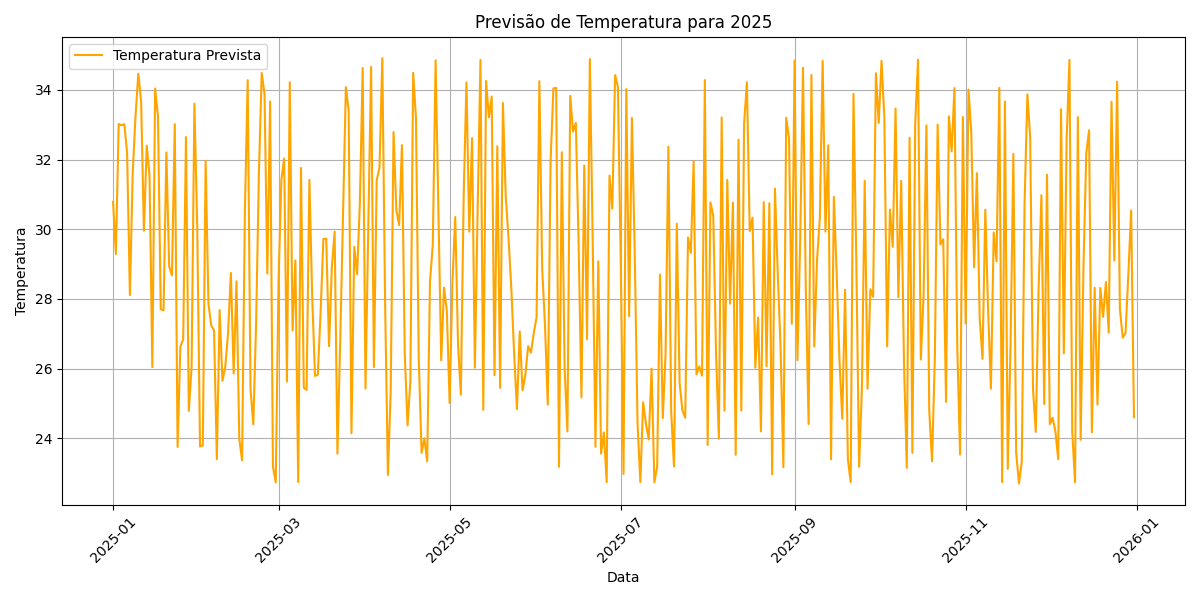

Python code for this plot:
import pandas as pd
from sklearn.model_selection import train_test_split
from sklearn.linear_model import LinearRegression
import numpy as np
import matplotlib.pyplot as plt

# Carregar os dados do arquivo Excel
df = pd.read_excel('dados.xlsx')

# Remover espaços em branco nos nomes das colunas
df.columns = df.columns.str.strip()

# Remover linhas com NaN nas colunas relevantes
df = df.dropna(subset=['Dia', 'Umidade', 'Velocidade do Vento', 'Temperatura'])

# Garantir que a coluna 'Dia' seja do tipo numérico
df['Dia'] = pd.to_numeric(df['Dia'], errors='coerce')

# Remover quaisquer NaN resultantes da conversão
df = df.dropna(subset=['Dia', 'Umidade', 'Velocidade do Vento', 'Temperatura'])

# Usar 'Dia', 'Umidade', e 'Velocidade do Vento' como entradas
X = df[['Dia', 'Umidade', 'Velocidade do Vento']]
y = df['Temperatura']

# Dividir os dados em conjuntos de treino e teste
X_train, X_test, y_train, y_test = train_test_split(X, y, test_size=0.2, random_state=42)

# Criar o modelo de regressão linear
model = LinearRegression()

# Treinar o modelo
model.fit(X_train, y_train)

# Fazer previsões
y_pred = model.predict(X_test)

# Avaliar o modelo (imprime a pontuação R^2)
print("R^2 score:", model.score(X_test, y_test))

# Previsões para 2025
datas_2025 = pd.date_range(start='2025-01-01', end='2025-12-31', freq='D')

# Criar um DataFrame para armazenar os dados de previsão para 2025
novos_dados = pd.DataFrame({
    'Dia': datas_2025.day,  # Extrair o dia do mês
    'Umidade': np.random.randint(40, 100, size=len(datas_2025)),  # Simulando umidade
    'Velocidade do Vento': np.random.randint(0, 20, size=len(datas_2025))  # Simulando velocidade do vento
})

# Fazer previsões para o ano de 2025
previsoes_2025 = model.predict(novos_dados[['Dia', 'Umidade', 'Velocidade do Vento']])  # Usar todas as colunas relevantes

# Adicionar as previsões ao DataFrame
novos_dados['Temperatura Prevista'] = previsoes_2025

# Adicionar a coluna de data ao DataFrame
novos_dados['Data'] = datas_2025

# Exibir as previsões
print(novos_dados[['Data', 'Temperatura Prevista', 'Umidade', 'Velocidade do Vento']])

# Salvar previsões em um arquivo Excel
novos_dados.to_excel('previsoes_temperatura_2025.xlsx', index=False)

# Gerar gráfico das previsões
plt.figure(figsize=(12, 6))
plt.plot(novos_dados['Data'], novos_dados['Temperatura Prevista'], label='Temperatura Prevista', color='orange')
plt.title('Previsão de Temperatura para 2025')
plt.xlabel('Data')
plt.ylabel('Temperatura')
plt.xticks(rotation=45)
plt.grid()
plt.legend()
plt.tight_layout()  # Ajusta o layout para não cortar os rótulos
plt.show()  # Mostra o gráfico
